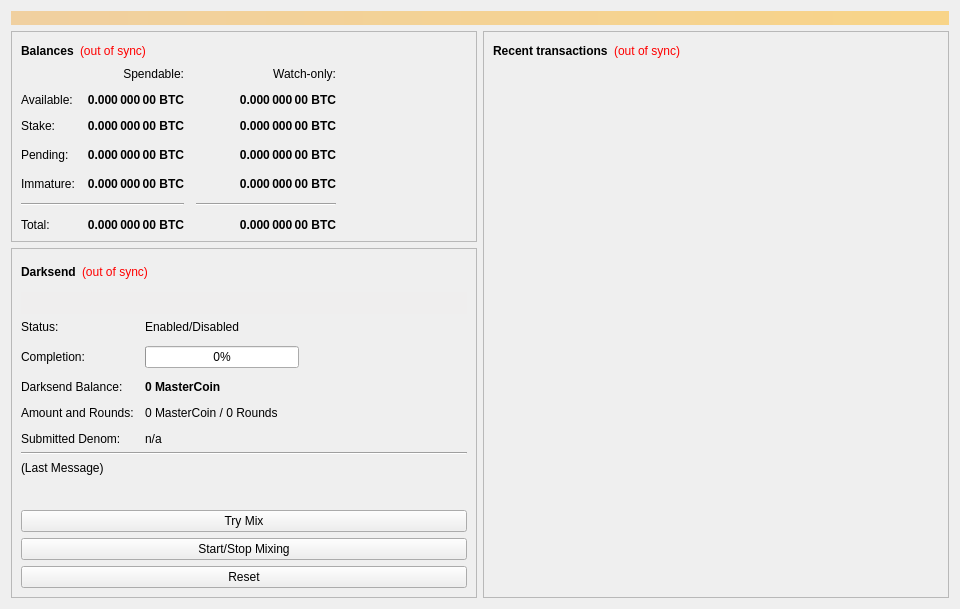
<?xml version="1.0" encoding="UTF-8"?>
<ui version="4.0">
 <class>OverviewPage</class>
 <widget class="QWidget" name="OverviewPage">
  <property name="geometry">
   <rect>
    <x>0</x>
    <y>0</y>
    <width>960</width>
    <height>594</height>
   </rect>
  </property>
  <property name="minimumSize">
   <size>
    <width>960</width>
    <height>0</height>
   </size>
  </property>
  <property name="windowTitle">
   <string>Form</string>
  </property>
  <layout class="QVBoxLayout" name="topLayout">
   <item>
    <widget class="QLabel" name="labelAlerts">
     <property name="visible">
      <bool>false</bool>
     </property>
     <property name="styleSheet">
      <string notr="true">background-color: qlineargradient(x1: 0, y1: 0, x2: 1, y2: 0, stop:0 #F0D0A0, stop:1 #F8D488); color:#000000;</string>
     </property>
     <property name="wordWrap">
      <bool>true</bool>
     </property>
     <property name="margin">
      <number>3</number>
     </property>
    </widget>
   </item>
   <item>
    <layout class="QHBoxLayout" name="horizontalLayout" stretch="1,1">
     <item>
      <layout class="QVBoxLayout" name="verticalLayout_2">
       <item>
        <widget class="QFrame" name="frame">
         <property name="frameShape">
          <enum>QFrame::StyledPanel</enum>
         </property>
         <property name="frameShadow">
          <enum>QFrame::Raised</enum>
         </property>
         <layout class="QVBoxLayout" name="verticalLayout_4">
          <item>
           <layout class="QHBoxLayout" name="horizontalLayout_4">
            <item>
             <widget class="QLabel" name="label_5">
              <property name="font">
               <font>
                <weight>75</weight>
                <bold>true</bold>
               </font>
              </property>
              <property name="text">
               <string>Balances</string>
              </property>
             </widget>
            </item>
            <item>
             <widget class="QLabel" name="labelWalletStatus">
              <property name="cursor">
               <cursorShape>WhatsThisCursor</cursorShape>
              </property>
              <property name="toolTip">
               <string>The displayed information may be out of date. Your wallet automatically synchronizes with the MasterCoin network after a connection is established, but this process has not completed yet.</string>
              </property>
              <property name="styleSheet">
               <string notr="true">QLabel { color: red; }</string>
              </property>
              <property name="text">
               <string notr="true">(out of sync)</string>
              </property>
              <property name="alignment">
               <set>Qt::AlignLeading|Qt::AlignLeft|Qt::AlignVCenter</set>
              </property>
             </widget>
            </item>
            <item>
             <spacer name="horizontalSpacer_3">
              <property name="orientation">
               <enum>Qt::Horizontal</enum>
              </property>
              <property name="sizeHint" stdset="0">
               <size>
                <width>40</width>
                <height>20</height>
               </size>
              </property>
             </spacer>
            </item>
           </layout>
          </item>
          <item>
           <layout class="QGridLayout" name="gridLayout">
            <property name="spacing">
             <number>12</number>
            </property>
            <item row="3" column="2">
             <widget class="QLabel" name="labelWatchPending">
              <property name="font">
               <font>
                <weight>75</weight>
                <bold>true</bold>
               </font>
              </property>
              <property name="cursor">
               <cursorShape>IBeamCursor</cursorShape>
              </property>
              <property name="toolTip">
               <string>Unconfirmed transactions to watch-only addresses</string>
              </property>
              <property name="text">
               <string notr="true">0.000 000 00 BTC</string>
              </property>
              <property name="alignment">
               <set>Qt::AlignRight|Qt::AlignTrailing|Qt::AlignVCenter</set>
              </property>
              <property name="textInteractionFlags">
               <set>Qt::LinksAccessibleByMouse|Qt::TextSelectableByKeyboard|Qt::TextSelectableByMouse</set>
              </property>
             </widget>
            </item>
            <item row="3" column="1">
             <widget class="QLabel" name="labelUnconfirmed">
              <property name="font">
               <font>
                <weight>75</weight>
                <bold>true</bold>
               </font>
              </property>
              <property name="cursor">
               <cursorShape>IBeamCursor</cursorShape>
              </property>
              <property name="toolTip">
               <string>Total of transactions that have yet to be confirmed, and do not yet count toward the spendable balance</string>
              </property>
              <property name="text">
               <string notr="true">0.000 000 00 BTC</string>
              </property>
              <property name="alignment">
               <set>Qt::AlignRight|Qt::AlignTrailing|Qt::AlignVCenter</set>
              </property>
              <property name="textInteractionFlags">
               <set>Qt::LinksAccessibleByMouse|Qt::TextSelectableByKeyboard|Qt::TextSelectableByMouse</set>
              </property>
             </widget>
            </item>
            <item row="4" column="2">
             <widget class="QLabel" name="labelWatchImmature">
              <property name="font">
               <font>
                <weight>75</weight>
                <bold>true</bold>
               </font>
              </property>
              <property name="cursor">
               <cursorShape>IBeamCursor</cursorShape>
              </property>
              <property name="toolTip">
               <string>Mined balance in watch-only addresses that has not yet matured</string>
              </property>
              <property name="text">
               <string notr="true">0.000 000 00 BTC</string>
              </property>
              <property name="alignment">
               <set>Qt::AlignRight|Qt::AlignTrailing|Qt::AlignVCenter</set>
              </property>
              <property name="textInteractionFlags">
               <set>Qt::LinksAccessibleByMouse|Qt::TextSelectableByKeyboard|Qt::TextSelectableByMouse</set>
              </property>
             </widget>
            </item>
            <item row="5" column="0" colspan="2">
             <widget class="Line" name="lineSpendableBalance">
              <property name="orientation">
               <enum>Qt::Horizontal</enum>
              </property>
             </widget>
            </item>
            <item row="5" column="2">
             <widget class="Line" name="lineWatchBalance">
              <property name="sizePolicy">
               <sizepolicy hsizetype="Preferred" vsizetype="Fixed">
                <horstretch>0</horstretch>
                <verstretch>0</verstretch>
               </sizepolicy>
              </property>
              <property name="minimumSize">
               <size>
                <width>140</width>
                <height>0</height>
               </size>
              </property>
              <property name="orientation">
               <enum>Qt::Horizontal</enum>
              </property>
             </widget>
            </item>
            <item row="6" column="0">
             <widget class="QLabel" name="labelTotalText">
              <property name="text">
               <string>Total:</string>
              </property>
             </widget>
            </item>
            <item row="4" column="1">
             <widget class="QLabel" name="labelImmature">
              <property name="font">
               <font>
                <weight>75</weight>
                <bold>true</bold>
               </font>
              </property>
              <property name="cursor">
               <cursorShape>IBeamCursor</cursorShape>
              </property>
              <property name="toolTip">
               <string>Mined balance that has not yet matured</string>
              </property>
              <property name="text">
               <string notr="true">0.000 000 00 BTC</string>
              </property>
              <property name="alignment">
               <set>Qt::AlignRight|Qt::AlignTrailing|Qt::AlignVCenter</set>
              </property>
              <property name="textInteractionFlags">
               <set>Qt::LinksAccessibleByMouse|Qt::TextSelectableByKeyboard|Qt::TextSelectableByMouse</set>
              </property>
             </widget>
            </item>
            <item row="3" column="3">
             <spacer name="horizontalSpacer_2">
              <property name="orientation">
               <enum>Qt::Horizontal</enum>
              </property>
              <property name="sizeHint" stdset="0">
               <size>
                <width>40</width>
                <height>20</height>
               </size>
              </property>
             </spacer>
            </item>
            <item row="4" column="0">
             <widget class="QLabel" name="labelImmatureText">
              <property name="text">
               <string>Immature:</string>
              </property>
             </widget>
            </item>
            <item row="6" column="1">
             <widget class="QLabel" name="labelTotal">
              <property name="font">
               <font>
                <weight>75</weight>
                <bold>true</bold>
               </font>
              </property>
              <property name="cursor">
               <cursorShape>IBeamCursor</cursorShape>
              </property>
              <property name="toolTip">
               <string>Your current total balance</string>
              </property>
              <property name="text">
               <string notr="true">0.000 000 00 BTC</string>
              </property>
              <property name="alignment">
               <set>Qt::AlignRight|Qt::AlignTrailing|Qt::AlignVCenter</set>
              </property>
              <property name="textInteractionFlags">
               <set>Qt::LinksAccessibleByMouse|Qt::TextSelectableByKeyboard|Qt::TextSelectableByMouse</set>
              </property>
             </widget>
            </item>
            <item row="6" column="2">
             <widget class="QLabel" name="labelWatchTotal">
              <property name="font">
               <font>
                <weight>75</weight>
                <bold>true</bold>
               </font>
              </property>
              <property name="cursor">
               <cursorShape>IBeamCursor</cursorShape>
              </property>
              <property name="toolTip">
               <string>Current total balance in watch-only addresses</string>
              </property>
              <property name="text">
               <string notr="true">0.000 000 00 BTC</string>
              </property>
              <property name="alignment">
               <set>Qt::AlignRight|Qt::AlignTrailing|Qt::AlignVCenter</set>
              </property>
              <property name="textInteractionFlags">
               <set>Qt::LinksAccessibleByMouse|Qt::TextSelectableByKeyboard|Qt::TextSelectableByMouse</set>
              </property>
             </widget>
            </item>
            <item row="0" column="2">
             <widget class="QLabel" name="labelWatchonly">
              <property name="text">
               <string>Watch-only:</string>
              </property>
              <property name="alignment">
               <set>Qt::AlignRight|Qt::AlignTrailing|Qt::AlignVCenter</set>
              </property>
             </widget>
            </item>
            <item row="1" column="0">
             <widget class="QLabel" name="labelBalanceText">
              <property name="text">
               <string>Available:</string>
              </property>
             </widget>
            </item>
            <item row="1" column="1">
             <widget class="QLabel" name="labelBalance">
              <property name="font">
               <font>
                <weight>75</weight>
                <bold>true</bold>
               </font>
              </property>
              <property name="cursor">
               <cursorShape>IBeamCursor</cursorShape>
              </property>
              <property name="toolTip">
               <string>Your current spendable balance</string>
              </property>
              <property name="text">
               <string notr="true">0.000 000 00 BTC</string>
              </property>
              <property name="alignment">
               <set>Qt::AlignRight|Qt::AlignTrailing|Qt::AlignVCenter</set>
              </property>
              <property name="textInteractionFlags">
               <set>Qt::LinksAccessibleByMouse|Qt::TextSelectableByKeyboard|Qt::TextSelectableByMouse</set>
              </property>
             </widget>
            </item>
            <item row="2" column="0">
             <widget class="QLabel" name="label_10">
              <property name="text">
               <string>Stake:</string>
              </property>
             </widget>
            </item>
            <item row="2" column="1">
             <widget class="QLabel" name="labelStake">
              <property name="font">
               <font>
                <weight>75</weight>
                <bold>true</bold>
               </font>
              </property>
              <property name="cursor">
               <cursorShape>IBeamCursor</cursorShape>
              </property>
              <property name="toolTip">
               <string>Total of coins that was staked, and do not yet count toward the current balance</string>
              </property>
              <property name="text">
               <string notr="true">0.000 000 00 BTC</string>
              </property>
              <property name="alignment">
               <set>Qt::AlignRight|Qt::AlignTrailing|Qt::AlignVCenter</set>
              </property>
              <property name="textInteractionFlags">
               <set>Qt::LinksAccessibleByMouse|Qt::TextSelectableByKeyboard|Qt::TextSelectableByMouse</set>
              </property>
             </widget>
            </item>
            <item row="2" column="2">
             <widget class="QLabel" name="labelWatchStake">
              <property name="font">
               <font>
                <weight>75</weight>
                <bold>true</bold>
               </font>
              </property>
              <property name="cursor">
               <cursorShape>IBeamCursor</cursorShape>
              </property>
              <property name="toolTip">
               <string>Total of coins that was staked in watch-only addresses, and do not yet count toward the current watch-only balance</string>
              </property>
              <property name="text">
               <string notr="true">0.000 000 00 BTC</string>
              </property>
              <property name="alignment">
               <set>Qt::AlignRight|Qt::AlignTrailing|Qt::AlignVCenter</set>
              </property>
              <property name="textInteractionFlags">
               <set>Qt::LinksAccessibleByMouse|Qt::TextSelectableByKeyboard|Qt::TextSelectableByMouse</set>
              </property>
             </widget>
            </item>
            <item row="1" column="2">
             <widget class="QLabel" name="labelWatchAvailable">
              <property name="font">
               <font>
                <weight>75</weight>
                <bold>true</bold>
               </font>
              </property>
              <property name="cursor">
               <cursorShape>IBeamCursor</cursorShape>
              </property>
              <property name="toolTip">
               <string>Your current balance in watch-only addresses</string>
              </property>
              <property name="text">
               <string notr="true">0.000 000 00 BTC</string>
              </property>
              <property name="alignment">
               <set>Qt::AlignRight|Qt::AlignTrailing|Qt::AlignVCenter</set>
              </property>
              <property name="textInteractionFlags">
               <set>Qt::LinksAccessibleByMouse|Qt::TextSelectableByKeyboard|Qt::TextSelectableByMouse</set>
              </property>
             </widget>
            </item>
            <item row="3" column="0">
             <widget class="QLabel" name="labelPendingText">
              <property name="text">
               <string>Pending:</string>
              </property>
             </widget>
            </item>
            <item row="0" column="1">
             <widget class="QLabel" name="labelSpendable">
              <property name="text">
               <string>Spendable:</string>
              </property>
              <property name="alignment">
               <set>Qt::AlignRight|Qt::AlignTrailing|Qt::AlignVCenter</set>
              </property>
             </widget>
            </item>
           </layout>
          </item>
         </layout>
        </widget>
       </item>
       <item>
        <widget class="QFrame" name="frameDarksend">
         <property name="sizePolicy">
          <sizepolicy hsizetype="Expanding" vsizetype="Expanding">
           <horstretch>0</horstretch>
           <verstretch>0</verstretch>
          </sizepolicy>
         </property>
         <property name="minimumSize">
          <size>
           <width>0</width>
           <height>350</height>
          </size>
         </property>
         <property name="layoutDirection">
          <enum>Qt::LeftToRight</enum>
         </property>
         <property name="frameShape">
          <enum>QFrame::StyledPanel</enum>
         </property>
         <property name="frameShadow">
          <enum>QFrame::Raised</enum>
         </property>
         <layout class="QVBoxLayout" name="verticalLayout_5">
          <item>
           <layout class="QHBoxLayout" name="horizontalLayout_5">
            <item>
             <widget class="QLabel" name="label_2">
              <property name="font">
               <font>
                <weight>75</weight>
                <bold>true</bold>
               </font>
              </property>
              <property name="text">
               <string>Darksend</string>
              </property>
             </widget>
            </item>
            <item>
             <widget class="QLabel" name="labelDarksendSyncStatus">
              <property name="toolTip">
               <string>The displayed information may be out of date. Your wallet automatically synchronizes with the MasterCoin network after a connection is established, but this process has not completed yet.</string>
              </property>
              <property name="styleSheet">
               <string notr="true">QLabel { color: red; }</string>
              </property>
              <property name="text">
               <string notr="true">(out of sync)</string>
              </property>
              <property name="alignment">
               <set>Qt::AlignLeading|Qt::AlignLeft|Qt::AlignVCenter</set>
              </property>
             </widget>
            </item>
            <item>
             <spacer name="horizontalSpacer_4">
              <property name="orientation">
               <enum>Qt::Horizontal</enum>
              </property>
              <property name="sizeHint" stdset="0">
               <size>
                <width>40</width>
                <height>20</height>
               </size>
              </property>
             </spacer>
            </item>
           </layout>
          </item>
          <item>
           <widget class="QPushButton" name="runAutoDenom">
            <property name="palette">
             <palette>
              <active>
               <colorrole role="WindowText">
                <brush brushstyle="SolidPattern">
                 <color alpha="255">
                  <red>0</red>
                  <green>0</green>
                  <blue>0</blue>
                 </color>
                </brush>
               </colorrole>
               <colorrole role="Button">
                <brush brushstyle="SolidPattern">
                 <color alpha="255">
                  <red>239</red>
                  <green>238</green>
                  <blue>238</blue>
                 </color>
                </brush>
               </colorrole>
               <colorrole role="Light">
                <brush brushstyle="SolidPattern">
                 <color alpha="255">
                  <red>255</red>
                  <green>255</green>
                  <blue>255</blue>
                 </color>
                </brush>
               </colorrole>
               <colorrole role="Midlight">
                <brush brushstyle="SolidPattern">
                 <color alpha="255">
                  <red>247</red>
                  <green>246</green>
                  <blue>246</blue>
                 </color>
                </brush>
               </colorrole>
               <colorrole role="Dark">
                <brush brushstyle="SolidPattern">
                 <color alpha="255">
                  <red>119</red>
                  <green>119</green>
                  <blue>119</blue>
                 </color>
                </brush>
               </colorrole>
               <colorrole role="Mid">
                <brush brushstyle="SolidPattern">
                 <color alpha="255">
                  <red>159</red>
                  <green>159</green>
                  <blue>159</blue>
                 </color>
                </brush>
               </colorrole>
               <colorrole role="Text">
                <brush brushstyle="SolidPattern">
                 <color alpha="255">
                  <red>0</red>
                  <green>0</green>
                  <blue>0</blue>
                 </color>
                </brush>
               </colorrole>
               <colorrole role="BrightText">
                <brush brushstyle="SolidPattern">
                 <color alpha="255">
                  <red>255</red>
                  <green>255</green>
                  <blue>255</blue>
                 </color>
                </brush>
               </colorrole>
               <colorrole role="ButtonText">
                <brush brushstyle="SolidPattern">
                 <color alpha="255">
                  <red>0</red>
                  <green>0</green>
                  <blue>0</blue>
                 </color>
                </brush>
               </colorrole>
               <colorrole role="Base">
                <brush brushstyle="SolidPattern">
                 <color alpha="255">
                  <red>255</red>
                  <green>255</green>
                  <blue>255</blue>
                 </color>
                </brush>
               </colorrole>
               <colorrole role="Window">
                <brush brushstyle="SolidPattern">
                 <color alpha="255">
                  <red>239</red>
                  <green>238</green>
                  <blue>238</blue>
                 </color>
                </brush>
               </colorrole>
               <colorrole role="Shadow">
                <brush brushstyle="SolidPattern">
                 <color alpha="255">
                  <red>0</red>
                  <green>0</green>
                  <blue>0</blue>
                 </color>
                </brush>
               </colorrole>
               <colorrole role="AlternateBase">
                <brush brushstyle="SolidPattern">
                 <color alpha="255">
                  <red>247</red>
                  <green>246</green>
                  <blue>246</blue>
                 </color>
                </brush>
               </colorrole>
               <colorrole role="ToolTipBase">
                <brush brushstyle="SolidPattern">
                 <color alpha="255">
                  <red>255</red>
                  <green>255</green>
                  <blue>220</blue>
                 </color>
                </brush>
               </colorrole>
               <colorrole role="ToolTipText">
                <brush brushstyle="SolidPattern">
                 <color alpha="255">
                  <red>0</red>
                  <green>0</green>
                  <blue>0</blue>
                 </color>
                </brush>
               </colorrole>
              </active>
              <inactive>
               <colorrole role="WindowText">
                <brush brushstyle="SolidPattern">
                 <color alpha="255">
                  <red>0</red>
                  <green>0</green>
                  <blue>0</blue>
                 </color>
                </brush>
               </colorrole>
               <colorrole role="Button">
                <brush brushstyle="SolidPattern">
                 <color alpha="255">
                  <red>239</red>
                  <green>238</green>
                  <blue>238</blue>
                 </color>
                </brush>
               </colorrole>
               <colorrole role="Light">
                <brush brushstyle="SolidPattern">
                 <color alpha="255">
                  <red>255</red>
                  <green>255</green>
                  <blue>255</blue>
                 </color>
                </brush>
               </colorrole>
               <colorrole role="Midlight">
                <brush brushstyle="SolidPattern">
                 <color alpha="255">
                  <red>247</red>
                  <green>246</green>
                  <blue>246</blue>
                 </color>
                </brush>
               </colorrole>
               <colorrole role="Dark">
                <brush brushstyle="SolidPattern">
                 <color alpha="255">
                  <red>119</red>
                  <green>119</green>
                  <blue>119</blue>
                 </color>
                </brush>
               </colorrole>
               <colorrole role="Mid">
                <brush brushstyle="SolidPattern">
                 <color alpha="255">
                  <red>159</red>
                  <green>159</green>
                  <blue>159</blue>
                 </color>
                </brush>
               </colorrole>
               <colorrole role="Text">
                <brush brushstyle="SolidPattern">
                 <color alpha="255">
                  <red>0</red>
                  <green>0</green>
                  <blue>0</blue>
                 </color>
                </brush>
               </colorrole>
               <colorrole role="BrightText">
                <brush brushstyle="SolidPattern">
                 <color alpha="255">
                  <red>255</red>
                  <green>255</green>
                  <blue>255</blue>
                 </color>
                </brush>
               </colorrole>
               <colorrole role="ButtonText">
                <brush brushstyle="SolidPattern">
                 <color alpha="255">
                  <red>0</red>
                  <green>0</green>
                  <blue>0</blue>
                 </color>
                </brush>
               </colorrole>
               <colorrole role="Base">
                <brush brushstyle="SolidPattern">
                 <color alpha="255">
                  <red>255</red>
                  <green>255</green>
                  <blue>255</blue>
                 </color>
                </brush>
               </colorrole>
               <colorrole role="Window">
                <brush brushstyle="SolidPattern">
                 <color alpha="255">
                  <red>239</red>
                  <green>238</green>
                  <blue>238</blue>
                 </color>
                </brush>
               </colorrole>
               <colorrole role="Shadow">
                <brush brushstyle="SolidPattern">
                 <color alpha="255">
                  <red>0</red>
                  <green>0</green>
                  <blue>0</blue>
                 </color>
                </brush>
               </colorrole>
               <colorrole role="AlternateBase">
                <brush brushstyle="SolidPattern">
                 <color alpha="255">
                  <red>247</red>
                  <green>246</green>
                  <blue>246</blue>
                 </color>
                </brush>
               </colorrole>
               <colorrole role="ToolTipBase">
                <brush brushstyle="SolidPattern">
                 <color alpha="255">
                  <red>255</red>
                  <green>255</green>
                  <blue>220</blue>
                 </color>
                </brush>
               </colorrole>
               <colorrole role="ToolTipText">
                <brush brushstyle="SolidPattern">
                 <color alpha="255">
                  <red>0</red>
                  <green>0</green>
                  <blue>0</blue>
                 </color>
                </brush>
               </colorrole>
              </inactive>
              <disabled>
               <colorrole role="WindowText">
                <brush brushstyle="SolidPattern">
                 <color alpha="255">
                  <red>119</red>
                  <green>119</green>
                  <blue>119</blue>
                 </color>
                </brush>
               </colorrole>
               <colorrole role="Button">
                <brush brushstyle="SolidPattern">
                 <color alpha="255">
                  <red>239</red>
                  <green>238</green>
                  <blue>238</blue>
                 </color>
                </brush>
               </colorrole>
               <colorrole role="Light">
                <brush brushstyle="SolidPattern">
                 <color alpha="255">
                  <red>255</red>
                  <green>255</green>
                  <blue>255</blue>
                 </color>
                </brush>
               </colorrole>
               <colorrole role="Midlight">
                <brush brushstyle="SolidPattern">
                 <color alpha="255">
                  <red>247</red>
                  <green>246</green>
                  <blue>246</blue>
                 </color>
                </brush>
               </colorrole>
               <colorrole role="Dark">
                <brush brushstyle="SolidPattern">
                 <color alpha="255">
                  <red>119</red>
                  <green>119</green>
                  <blue>119</blue>
                 </color>
                </brush>
               </colorrole>
               <colorrole role="Mid">
                <brush brushstyle="SolidPattern">
                 <color alpha="255">
                  <red>159</red>
                  <green>159</green>
                  <blue>159</blue>
                 </color>
                </brush>
               </colorrole>
               <colorrole role="Text">
                <brush brushstyle="SolidPattern">
                 <color alpha="255">
                  <red>119</red>
                  <green>119</green>
                  <blue>119</blue>
                 </color>
                </brush>
               </colorrole>
               <colorrole role="BrightText">
                <brush brushstyle="SolidPattern">
                 <color alpha="255">
                  <red>255</red>
                  <green>255</green>
                  <blue>255</blue>
                 </color>
                </brush>
               </colorrole>
               <colorrole role="ButtonText">
                <brush brushstyle="SolidPattern">
                 <color alpha="255">
                  <red>119</red>
                  <green>119</green>
                  <blue>119</blue>
                 </color>
                </brush>
               </colorrole>
               <colorrole role="Base">
                <brush brushstyle="SolidPattern">
                 <color alpha="255">
                  <red>239</red>
                  <green>238</green>
                  <blue>238</blue>
                 </color>
                </brush>
               </colorrole>
               <colorrole role="Window">
                <brush brushstyle="SolidPattern">
                 <color alpha="255">
                  <red>239</red>
                  <green>238</green>
                  <blue>238</blue>
                 </color>
                </brush>
               </colorrole>
               <colorrole role="Shadow">
                <brush brushstyle="SolidPattern">
                 <color alpha="255">
                  <red>0</red>
                  <green>0</green>
                  <blue>0</blue>
                 </color>
                </brush>
               </colorrole>
               <colorrole role="AlternateBase">
                <brush brushstyle="SolidPattern">
                 <color alpha="255">
                  <red>239</red>
                  <green>238</green>
                  <blue>238</blue>
                 </color>
                </brush>
               </colorrole>
               <colorrole role="ToolTipBase">
                <brush brushstyle="SolidPattern">
                 <color alpha="255">
                  <red>255</red>
                  <green>255</green>
                  <blue>220</blue>
                 </color>
                </brush>
               </colorrole>
               <colorrole role="ToolTipText">
                <brush brushstyle="SolidPattern">
                 <color alpha="255">
                  <red>0</red>
                  <green>0</green>
                  <blue>0</blue>
                 </color>
                </brush>
               </colorrole>
              </disabled>
             </palette>
            </property>
            <property name="focusPolicy">
             <enum>Qt::NoFocus</enum>
            </property>
            <property name="autoFillBackground">
             <bool>true</bool>
            </property>
            <property name="text">
             <string/>
            </property>
            <property name="flat">
             <bool>true</bool>
            </property>
           </widget>
          </item>
          <item>
           <layout class="QFormLayout" name="formLayout">
            <property name="fieldGrowthPolicy">
             <enum>QFormLayout::AllNonFixedFieldsGrow</enum>
            </property>
            <property name="horizontalSpacing">
             <number>11</number>
            </property>
            <property name="verticalSpacing">
             <number>12</number>
            </property>
            <item row="0" column="0">
             <widget class="QLabel" name="label_6">
              <property name="text">
               <string>Status:</string>
              </property>
             </widget>
            </item>
            <item row="1" column="0">
             <widget class="QLabel" name="label_7">
              <property name="text">
               <string>Completion:</string>
              </property>
             </widget>
            </item>
            <item row="1" column="1">
             <widget class="QProgressBar" name="darksendProgress">
              <property name="maximumSize">
               <size>
                <width>154</width>
                <height>16777215</height>
               </size>
              </property>
              <property name="value">
               <number>0</number>
              </property>
             </widget>
            </item>
            <item row="3" column="0">
             <widget class="QLabel" name="labelAnonymizedText">
              <property name="text">
               <string>Darksend Balance:</string>
              </property>
             </widget>
            </item>
            <item row="3" column="1">
             <widget class="QLabel" name="labelAnonymized">
              <property name="font">
               <font>
                <weight>75</weight>
                <bold>true</bold>
               </font>
              </property>
              <property name="text">
               <string notr="true">0 MasterCoin</string>
              </property>
             </widget>
            </item>
            <item row="4" column="0">
             <widget class="QLabel" name="label_8">
              <property name="text">
               <string>Amount and Rounds:</string>
              </property>
             </widget>
            </item>
            <item row="4" column="1">
             <widget class="QLabel" name="labelAmountRounds">
              <property name="text">
               <string>0 MasterCoin / 0 Rounds</string>
              </property>
             </widget>
            </item>
            <item row="5" column="0">
             <widget class="QLabel" name="label_9">
              <property name="text">
               <string>Submitted Denom:</string>
              </property>
             </widget>
            </item>
            <item row="5" column="1">
             <widget class="QLabel" name="labelSubmittedDenom">
              <property name="toolTip">
               <string>The denominations you submitted to the Masternode.&lt;br&gt;To mix, other users must submit the exact same denominations.</string>
              </property>
              <property name="text">
               <string>n/a</string>
              </property>
             </widget>
            </item>
            <item row="0" column="1">
             <widget class="QLabel" name="darksendEnabled">
              <property name="text">
               <string>Enabled/Disabled</string>
              </property>
             </widget>
            </item>
           </layout>
          </item>
          <item>
           <widget class="Line" name="lineLastMessage">
            <property name="orientation">
             <enum>Qt::Horizontal</enum>
            </property>
           </widget>
          </item>
          <item>
           <widget class="QLabel" name="darksendStatus">
            <property name="minimumSize">
             <size>
              <width>288</width>
              <height>43</height>
             </size>
            </property>
            <property name="text">
             <string>(Last Message)</string>
            </property>
            <property name="alignment">
             <set>Qt::AlignLeading|Qt::AlignLeft|Qt::AlignTop</set>
            </property>
            <property name="wordWrap">
             <bool>true</bool>
            </property>
           </widget>
          </item>
          <item>
           <widget class="QPushButton" name="darksendAuto">
            <property name="sizePolicy">
             <sizepolicy hsizetype="MinimumExpanding" vsizetype="Fixed">
              <horstretch>0</horstretch>
              <verstretch>0</verstretch>
             </sizepolicy>
            </property>
            <property name="toolTip">
             <string>Try to manually submit a Darksend request.</string>
            </property>
            <property name="text">
             <string>Try Mix</string>
            </property>
           </widget>
          </item>
          <item>
           <widget class="QPushButton" name="toggleDarksend">
            <property name="sizePolicy">
             <sizepolicy hsizetype="MinimumExpanding" vsizetype="Fixed">
              <horstretch>0</horstretch>
              <verstretch>0</verstretch>
             </sizepolicy>
            </property>
            <property name="text">
             <string>Start/Stop Mixing</string>
            </property>
           </widget>
          </item>
          <item>
           <widget class="QPushButton" name="darksendReset">
            <property name="sizePolicy">
             <sizepolicy hsizetype="MinimumExpanding" vsizetype="Fixed">
              <horstretch>0</horstretch>
              <verstretch>0</verstretch>
             </sizepolicy>
            </property>
            <property name="toolTip">
             <string>Reset the current status of Darksend (can interrupt Darksend if it's in the process of Mixing, which can cost you money!)</string>
            </property>
            <property name="autoFillBackground">
             <bool>false</bool>
            </property>
            <property name="text">
             <string>Reset</string>
            </property>
           </widget>
          </item>
         </layout>
        </widget>
       </item>
       <item>
        <spacer name="verticalSpacer">
         <property name="orientation">
          <enum>Qt::Vertical</enum>
         </property>
         <property name="sizeHint" stdset="0">
          <size>
           <width>20</width>
           <height>40</height>
          </size>
         </property>
        </spacer>
       </item>
      </layout>
     </item>
     <item>
      <layout class="QVBoxLayout" name="verticalLayout_3">
       <item>
        <widget class="QFrame" name="frame_2">
         <property name="frameShape">
          <enum>QFrame::StyledPanel</enum>
         </property>
         <property name="frameShadow">
          <enum>QFrame::Raised</enum>
         </property>
         <layout class="QVBoxLayout" name="verticalLayout">
          <item>
           <layout class="QHBoxLayout" name="horizontalLayout_2">
            <item>
             <widget class="QLabel" name="label_4">
              <property name="font">
               <font>
                <weight>75</weight>
                <bold>true</bold>
               </font>
              </property>
              <property name="text">
               <string>Recent transactions</string>
              </property>
             </widget>
            </item>
            <item>
             <widget class="QLabel" name="labelTransactionsStatus">
              <property name="cursor">
               <cursorShape>WhatsThisCursor</cursorShape>
              </property>
              <property name="toolTip">
               <string>The displayed information may be out of date. Your wallet automatically synchronizes with the MasterCoin network after a connection is established, but this process has not completed yet.</string>
              </property>
              <property name="styleSheet">
               <string notr="true">QLabel { color: red; }</string>
              </property>
              <property name="text">
               <string notr="true">(out of sync)</string>
              </property>
              <property name="alignment">
               <set>Qt::AlignRight|Qt::AlignTrailing|Qt::AlignVCenter</set>
              </property>
             </widget>
            </item>
            <item>
             <spacer name="horizontalSpacer">
              <property name="orientation">
               <enum>Qt::Horizontal</enum>
              </property>
              <property name="sizeHint" stdset="0">
               <size>
                <width>40</width>
                <height>20</height>
               </size>
              </property>
             </spacer>
            </item>
           </layout>
          </item>
          <item>
           <widget class="QListView" name="listTransactions">
            <property name="styleSheet">
             <string notr="true">QListView { background: transparent; }</string>
            </property>
            <property name="frameShape">
             <enum>QFrame::NoFrame</enum>
            </property>
            <property name="verticalScrollBarPolicy">
             <enum>Qt::ScrollBarAlwaysOff</enum>
            </property>
            <property name="horizontalScrollBarPolicy">
             <enum>Qt::ScrollBarAlwaysOff</enum>
            </property>
            <property name="selectionMode">
             <enum>QAbstractItemView::NoSelection</enum>
            </property>
           </widget>
          </item>
         </layout>
        </widget>
       </item>
      </layout>
     </item>
    </layout>
   </item>
  </layout>
 </widget>
 <resources/>
 <connections/>
</ui>
